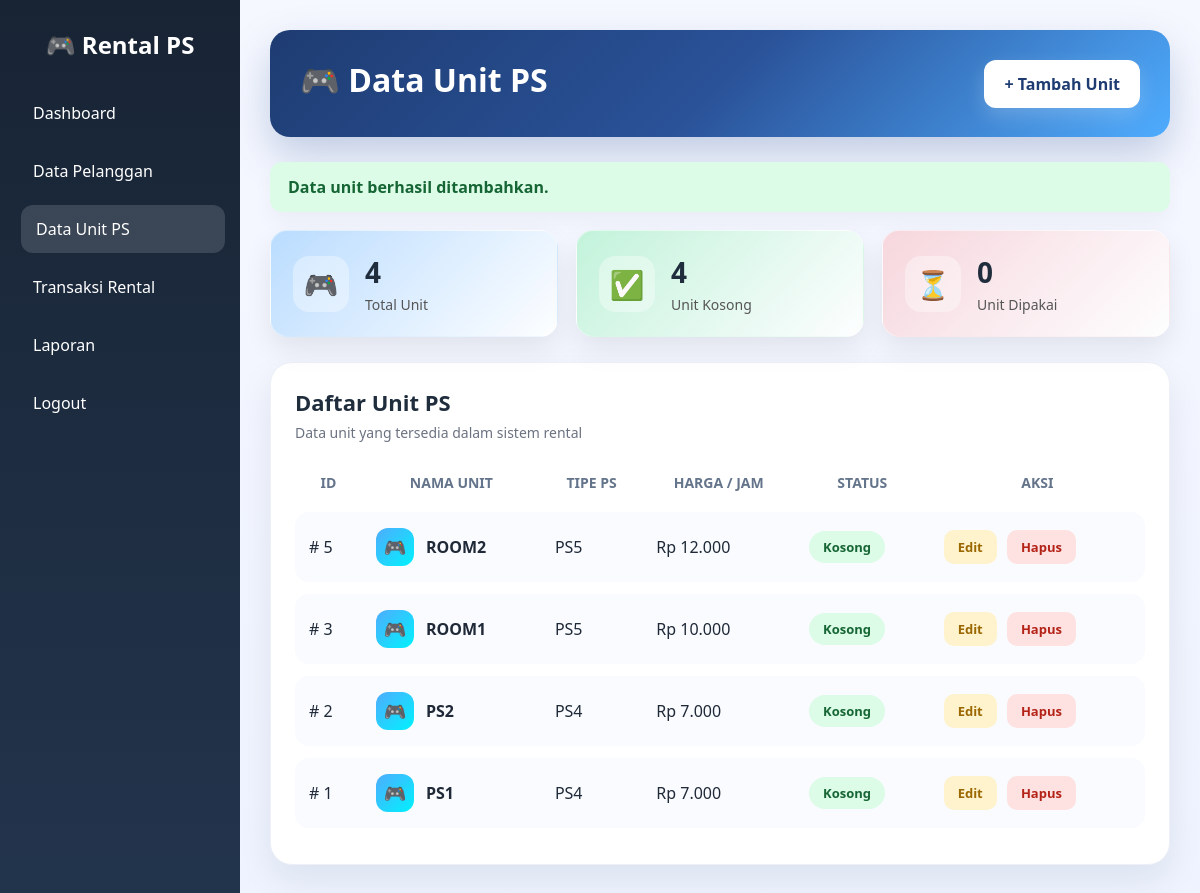
Screenshot of /unit_ps.php?pesan=tambah (signed in) with the database file from the repository.
### tables this page shows
CREATE TABLE `unit_ps` (
  `id_unit` int(11) NOT NULL,
  `nama_unit` varchar(50) DEFAULT NULL,
  `tipe_ps` varchar(20) DEFAULT NULL,
  `harga_perjam` int(11) DEFAULT NULL,
  `status` varchar(20) DEFAULT NULL
);

### unit_ps.php (the view, shortened to what this page needs)
<?php
include "koneksi.php";
$data = mysqli_query($koneksi, "SELECT * FROM unit_ps ORDER BY id_unit DESC");
$q_total = mysqli_query($koneksi, "SELECT COUNT(*) AS total FROM unit_ps");
$total = mysqli_fetch_assoc($q_total)['total'];
$q_kosong = mysqli_query($koneksi, "SELECT COUNT(*) AS kosong FROM unit_ps WHERE status='kosong'");
$kosong = mysqli_fetch_assoc($q_kosong)['kosong'];
$q_dipakai = mysqli_query($koneksi, "SELECT COUNT(*) AS dipakai FROM unit_ps WHERE status='dipakai'");
$dipakai = mysqli_fetch_assoc($q_dipakai)['dipakai'];
$pesan = isset($_GET['pesan']) ? $_GET['pesan'] : '';
?>
<!DOCTYPE html>
<html>
<head>
    <link rel="stylesheet" href="style.css?v=<?php echo time(); ?>">
</head>
<body>
    <div class="wrapper">
        <div class="sidebar">
            <h2>🎮 Rental PS</h2>
            <ul>
                <li><a href="dashboard.php">Dashboard</a></li>
                <li><a href="pelanggan.php">Data Pelanggan</a></li>
                <li><a href="unit_ps.php" class="active">Data Unit PS</a></li>
                <li><a href="transaksi.php">Transaksi Rental</a></li>
                <li><a href="laporan.php">Laporan</a></li>
                <li><a href="logout.php">Logout</a></li>
            </ul>
        </div>
        <div class="main unit-main">
            <div class="unit-hero">
                <div>
                    <h1>🎮 Data Unit PS</h1>
                </div>
                <a href="tambah_unit.php" class="unit-btn-primary">+ Tambah Unit</a>
            </div>
            <?php if ($pesan == 'tambah') { ?>
                <div class="alert-box success">Data unit berhasil ditambahkan.</div>
            <?php } elseif ($pesan == 'update') { ?>
                <div class="alert-box info">Data unit berhasil diperbarui.</div>
            <?php } elseif ($pesan == 'hapus') { ?>
                <div class="alert-box danger">Data unit berhasil dihapus.</div>
            <?php } elseif ($pesan == 'gagalhapus') { ?>
                <div class="alert-box warning">Data unit gagal dihapus karena masih terhubung dengan transaksi.</div>
            <?php } ?>
            <div class="unit-stats-grid">
                <div class="unit-stat-card glass-blue">
                    <span class="unit-stat-icon">🎮</span>
                    <div>
                        <h3>
                            <?php echo $total; ?>
                        </h3>
                        <p>Total Unit</p>
                    </div>
                </div>
                <div class="unit-stat-card glass-green">
                    <span class="unit-stat-icon">✅</span>
                    <div>
                        <h3>
                            <?php echo $kosong; ?>
                        </h3>
                        <p>Unit Kosong</p>
                    </div>
                </div>
                <div class="unit-stat-card glass-red">
                    <span class="unit-stat-icon">⏳</span>
                    <div>
                        <h3>
                            <?php echo $dipakai; ?>
                        </h3>
                        <p>Unit Dipakai</p>
                    </div>
                </div>
            </div>
            <div class="unit-table-wrapper">
                <div class="unit-table-top">
                    <h3>Daftar Unit PS</h3>
                    <span class="unit-table-subtitle">Data unit yang tersedia dalam sistem rental</span>
                </div>
                <div class="unit-table-scroll">
                    <table class="unit-table">
                        <thead>
                            <tr>
                                <th>ID</th>
                                <th>Nama Unit</th>
                                <th>Tipe PS</th>
                                <th>Harga / Jam</th>
                                <th>Status</th>
                                <th>Aksi</th>
                            </tr>
                        </thead>
                        <tbody>
                            <?php while ($d = mysqli_fetch_array($data)) { ?>
                                <tr>
                                    <td>#
                                        <?php echo $d['id_unit']; ?>
                                    </td>
                                    <td>
                                        <div class="unit-name-wrap">
                                            <span class="unit-avatar">🎮</span>
                                            <span>
                                                <?php echo $d['nama_unit']; ?>
                                            </span>
                                        </div>
                                    </td>
                                    <td>
                                        <?php echo $d['tipe_ps']; ?>
                                    </td>
                                    <td>Rp
                                        <?php echo number_format($d['harga_perjam'], 0, ',', '.'); ?>
                                    </td>
                                    <td>
                                        <?php if ($d['status'] == 'kosong') { ?>
                                            <span class="badge-status badge-kosong">Kosong</span>
                                        <?php } else { ?>
                                            <span class="badge-status badge-dipakai">Dipakai</span>
                                        <?php } ?>
                                    </td>
                                    <td>
                                        <a href="edit_unit.php?id=<?php echo $d['id_unit']; ?>"
                                            class="unit-btn-action btn-edit-unit">Edit</a>
                                        <a href="hapus_unit.php?id=<?php echo $d['id_unit']; ?>"
                                            class="unit-btn-action btn-hapus-unit"
                                            onclick="return confirm('Yakin ingin menghapus data unit ini?')">Hapus</a>
                                    </td>
                                </tr>
                            <?php } ?>
                        </tbody>
                    </table>
                </div>
            </div>
        </div>
    </div>
</body>
</html>

### style.css (style rules this page uses)
* { margin:0; padding:0; box-sizing:border-box; font-family:Segoe UI, sans-serif; }
body { background:#f4f7fb; color:#1f2937; }
a { text-decoration:none; }
.wrapper { display:flex; min-height:100vh; }
.sidebar { width:240px; min-height:100vh; background:linear-gradient(180deg,#182434,#22344c); color:white; padding:28px 18px; position:sticky; top:0; }
.sidebar h2 { text-align:center; margin-bottom:28px; font-size:24px; }
.sidebar ul { list-style:none; }
.sidebar ul li { margin-bottom:10px; }
.sidebar ul li a { color:white; display:block; padding:13px 15px; border-radius:12px; transition:0.25s; font-weight:500; }
.sidebar ul li a:hover, .sidebar ul li a.active { background:rgba(255,255,255,0.14); transform:translateX(3px); }
.main { flex:1; padding:30px; }
.alert-box { padding:14px 18px; border-radius:12px; margin-bottom:18px; font-weight:600; box-shadow:0 10px 20px rgba(0,0,0,0.04); }
.alert-box.success { background:#dcfce7; color:#166534; }
.unit-main { background: linear-gradient(180deg, #f6f8ff 0%, #eef3ff 100%); min-height: 100vh; }
.unit-hero { display:flex; justify-content:space-between; align-items:center; gap:20px; padding:28px 30px; border-radius:20px; background: linear-gradient(135deg, #1e3c72, #2a5298, #4facfe); color:white; box-shadow:0 18px 40px rgba(38, 78, 145, 0.25); margin-bottom:25px; }
.unit-hero h1 { font-size:32px; margin-bottom:8px; }
.unit-btn-primary { background:white; color:#1e3c72; text-decoration:none; padding:13px 20px; border-radius:12px; font-weight:700; transition:0.3s; white-space:nowrap; box-shadow:0 8px 20px rgba(255,255,255,0.2); }
.unit-stats-grid { display:grid; grid-template-columns:repeat(auto-fit, minmax(220px, 1fr)); gap:18px; margin-bottom:25px; }
.unit-stat-card { display:flex; align-items:center; gap:16px; padding:22px; border-radius:18px; box-shadow:0 12px 28px rgba(0,0,0,0.08); border:1px solid rgba(255,255,255,0.3); }
.unit-stat-icon { width:56px; height:56px; display:flex; align-items:center; justify-content:center; border-radius:16px; font-size:28px; background:rgba(255,255,255,0.35); }
.unit-stat-card h3 { font-size:28px; color:#1f2d3d; margin-bottom:4px; }
.unit-stat-card p { color:#555; font-size:14px; }
.glass-blue { background:linear-gradient(135deg, rgba(79,172,254,0.35), rgba(255,255,255,0.85)); }
.glass-green { background:linear-gradient(135deg, rgba(67,233,123,0.28), rgba(255,255,255,0.85)); }
.glass-red { background:linear-gradient(135deg, rgba(255,120,120,0.25), rgba(255,255,255,0.85)); }
.unit-table-wrapper { background:white; border-radius:22px; padding:24px; box-shadow:0 15px 35px rgba(16, 24, 40, 0.08); border:1px solid #edf1f7; }
.unit-table-top { margin-bottom:18px; }
.unit-table-top h3 { font-size:22px; color:#1f2d3d; margin-bottom:4px; }
.unit-table-subtitle { color:#6b7280; font-size:14px; }
.unit-table-scroll { overflow-x:auto; }
table.unit-table { width:100%; border-collapse:separate; border-spacing:0 12px; }
table.unit-table thead th { background:none !important; color:#64748b !important; padding:0 14px 8px 14px !important; font-size:14px; font-weight:700; text-transform:uppercase; border:none; }
table.unit-table tbody td { padding:16px 14px !important; border:none !important; color:#1f2937; vertical-align:middle; background:#f9fbff; }
table.unit-table tbody tr td:first-child { border-radius:14px 0 0 14px; }
table.unit-table tbody tr td:last-child { border-radius:0 14px 14px 0; }
.unit-name-wrap { display:flex; align-items:center; gap:12px; font-weight:600; }
.unit-avatar { width:38px; height:38px; border-radius:12px; display:flex; justify-content:center; align-items:center; background:linear-gradient(135deg, #4facfe, #00f2fe); color:white; font-size:18px; }
.badge-status { display:inline-block; padding:7px 14px; border-radius:999px; font-size:13px; font-weight:700; }
.badge-kosong { background:#dcfce7; color:#166534; }
.unit-btn-action { text-decoration:none; padding:8px 14px; border-radius:10px; font-size:13px; font-weight:600; margin-right:6px; display:inline-block; transition:0.25s; }
.btn-edit-unit { background:#fff3cd; color:#9a6700; }
.btn-hapus-unit { background:#fee2e2; color:#b42318; }

### rows the page displays
unit_ps: id_unit "5", nama_unit "ROOM2", tipe_ps "PS5", harga_perjam "12.000", status "Kosong"
unit_ps: id_unit "3", nama_unit "ROOM1", tipe_ps "PS5", harga_perjam "10.000", status "Kosong"
unit_ps: id_unit "2", nama_unit "PS2", tipe_ps "PS4", harga_perjam "7.000", status "Kosong"
unit_ps: id_unit "1", nama_unit "PS1", tipe_ps "PS4", harga_perjam "7.000", status "Kosong"

### other values shown
$total "4"
$kosong "4"
$dipakai "0"
